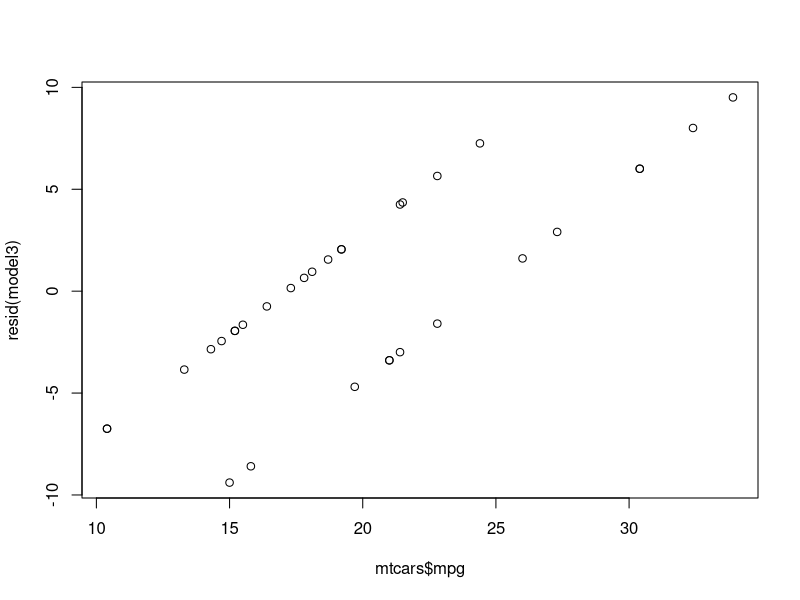
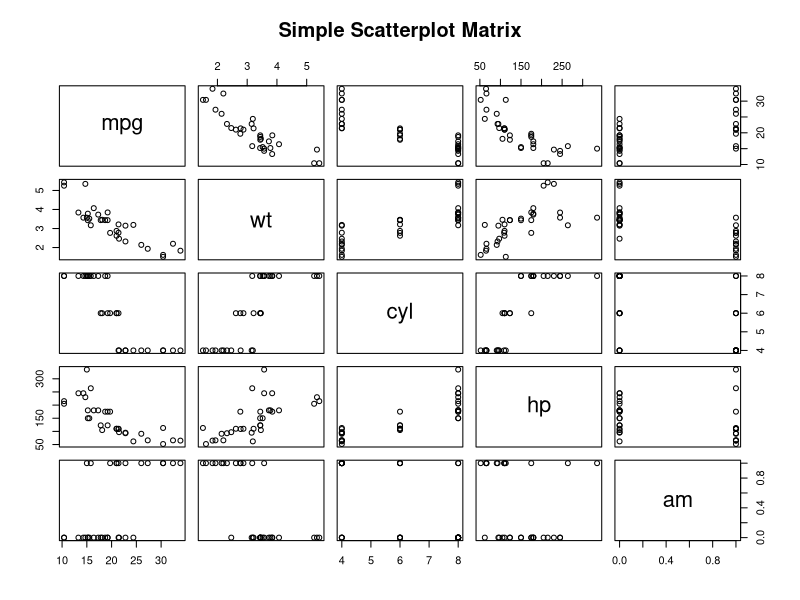

Reproduce these figures in R, in order.
## ---- chunk 1
data(mtcars)
## ---- chunk 2
model1<-lm(mpg~.,data=mtcars)
mtcars$am.f<-factor(mtcars$am)
model2<-lm(mpg~wt+I(am.f),data=mtcars)
model3<-lm(mpg~I(am.f),data=mtcars)
plot(mtcars$mpg,resid(model3))
Comp23<-anova(model2,model3)
## ---- chunk 3
pairs(~mpg+wt+cyl+hp+am,data=mtcars, main="Simple Scatterplot Matrix")
Comp23
model2$coef
model3$coef
